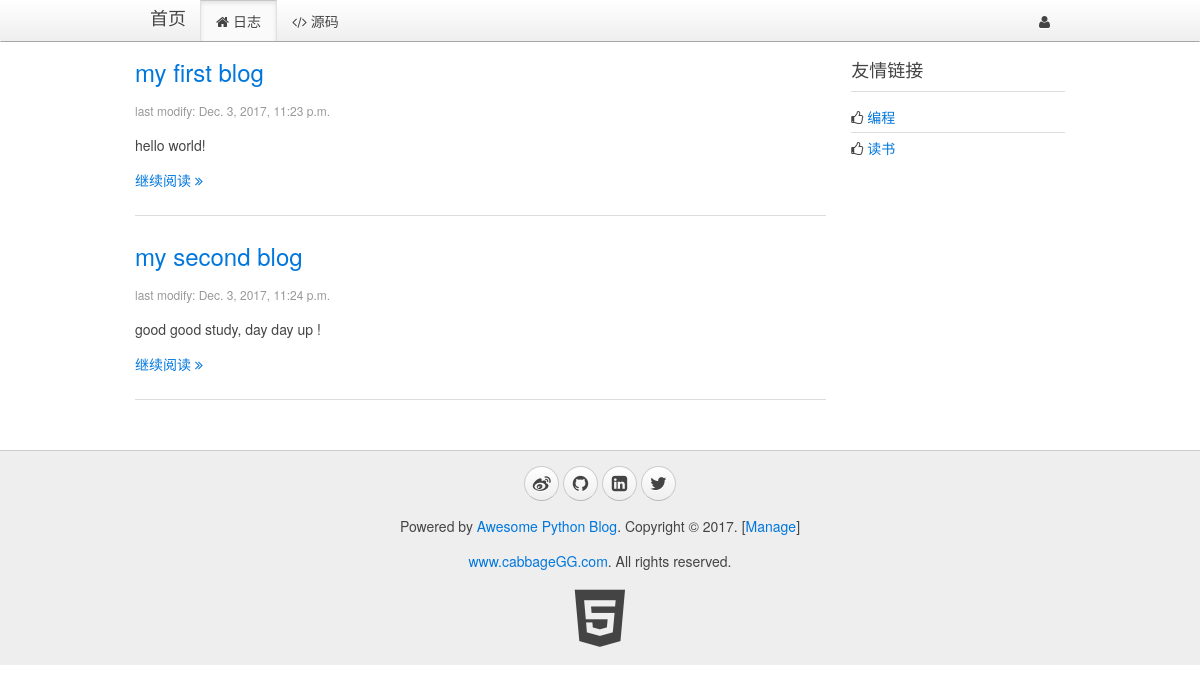
The app's page /, older data.
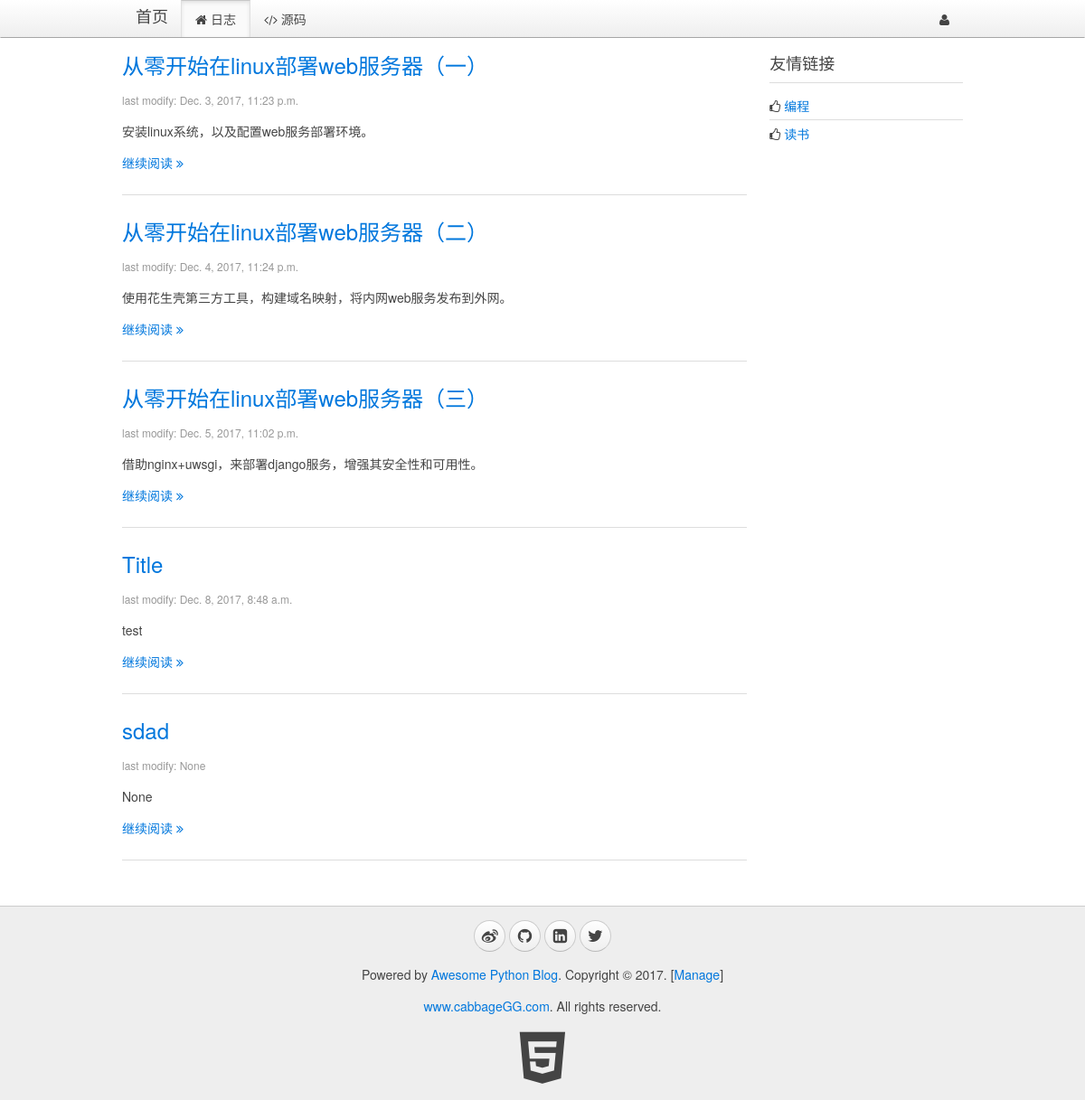
The same page, newer data.
### blog/models.py (models this page shows, shortened)
class Blog(models.Model):
    title = models.CharField(max_length=32, default="Title")
    content = models.TextField(null=True)
    summary = models.TextField(null=True)
    create_time = models.DateTimeField(null=True)

### blog/views.py (the view)
# urls.py: url(r'^$',views.blogs, name="index"),
def index(request):
    blogs = models.Blog.objects.all()
    return render(request, "blog/index.html", {"blogs": blogs})

### blog/templates/blog/index.html (shortened to what this page needs)
{% extends '__base__.html' %}
{% block content %}
    <div class="uk-width-medium-3-4">
    {% for blog in blogs %}
        <article class="uk-article">
            <h2><a href="/blog/page/{{ blog.id }}">{{ blog.title }}</a></h2>
            <p class="uk-article-meta">last modify: {{ blog.create_time }}</p>
            <p>{{ blog.summary }}</p>
            <p><a href="/blog/page/{{ blog.id }}">继续阅读 <i class="uk-icon-angle-double-right"></i></a></p>
        </article>
        <hr class="uk-article-divider">
    {% endfor %}
    </div>
    <div class="uk-width-medium-1-4">
        <div class="uk-panel uk-panel-header">
            <h3 class="uk-panel-title">友情链接</h3>
            <ul class="uk-list uk-list-line">
                <li><i class="uk-icon-thumbs-o-up"></i> <a target="_blank" href="https://github.com/cabbageGG">编程</a></li>
                <li><i class="uk-icon-thumbs-o-up"></i> <a target="_blank" href="http://blog.jobbole.com/all-posts/">读书</a></li>
            </ul>
        </div>
    </div>
{% endblock %}

### blog/templates/__base__.html (shortened to what this page needs)
<!DOCTYPE html>
<html>
{% load staticfiles %}
<head>
    <link rel="stylesheet" href="{% static 'css/uikit.min.css' %}">
    <link rel="stylesheet" href="{% static 'css/uikit.gradient.min.css' %}">
    <link rel="stylesheet" href="{% static 'css/awesome.css' %}" />
</head>
<body>
    <nav class="uk-navbar uk-navbar-attached uk-margin-bottom">
        <div class="uk-container uk-container-center">
            <a href="{% url 'blog:index' %}" class="uk-navbar-brand">首页</a>
            <ul class="uk-navbar-nav">
                <li data-url="blogs"><a href="{% url 'blog:index' %}"><i class="uk-icon-home"></i> 日志</a></li>
                <li><a target="_blank" href="https://github.com/cabbageGG/myblog"><i class="uk-icon-code"></i> 源码</a></li>
            </ul>
            <div class="uk-navbar-flip">
                <ul class="uk-navbar-nav">
                {% if user %}
                    <li class="uk-parent" data-uk-dropdown>
                        <a href="#0"><i class="uk-icon-user"></i> {{ user.name }}</a>
                    </li>
                {% else %}
                    <li><a href="/signin"><i class="uk-icon-sign-in"></i> 登陆</a></li>
                    <li><a href="/register"><i class="uk-icon-edit"></i> 注册</a></li>
                {% endif %}
                </ul>
            </div>
        </div>
    </nav>
    <div class="uk-container uk-container-center">
        <div class="uk-grid">
            {% block content %}
            {% endblock %}
        </div>
    </div>
    <div class="uk-margin-large-top" style="background-color:#eee; border-top:1px solid #ccc;">
        <div class="uk-container uk-container-center uk-text-center">
            <div class="uk-panel uk-margin-top uk-margin-bottom">
                <p>
                    <a target="_blank" href="http://weibo.com/" class="uk-icon-button uk-icon-weibo"></a>
                    <a target="_blank" href="https://github.com/cabbageGG" class="uk-icon-button uk-icon-github"></a>
                    <a target="_blank" href="http://www.linkedin.com/" class="uk-icon-button uk-icon-linkedin-square"></a>
                    <a target="_blank" href="https://twitter.com/" class="uk-icon-button uk-icon-twitter"></a>
                </p>
                <p>Powered by <a href="https://github.com/cabbageGG">Awesome Python Blog</a>. Copyright &copy; 2017. [<a href="/admin/" target="_blank">Manage</a>]</p>
                <p><a href="https://github.com/cabbageGG" target="_blank">www.cabbageGG.com</a>. All rights reserved.</p>
                <a target="_blank" href="http://www.w3.org/TR/html5/"><i class="uk-icon-html5" style="font-size:64px; color: #444;"></i></a>
            </div>
        </div>
    </div>
</body>
</html>

Row changes from the older to the newer data that the page shows:
removed Blog: title "my second blog", create_time "Dec. 3, 2017, 11:24 p.m.", summary "good good study, day day up !"
changed Blog: title "my first blog" → "从零开始在linux部署web服务器（一）"; summary "hello world!" → "安装linux系统，以及配置web服务部署环境。"
added Blog: title "从零开始在linux部署web服务器（二）", create_time "Dec. 4, 2017, 11:24 p.m.", summary "使用花生壳第三方工具，构建域名映射，将内网web服务发布到外网。"
added Blog: title "从零开始在linux部署web服务器（三）", create_time "Dec. 5, 2017, 11:02 p.m.", summary "借助nginx+uwsgi，来部署django服务，增强其安全性和可用性。"
added Blog: title "Title", create_time "Dec. 8, 2017, 8:48 a.m.", summary "test"
added Blog: title "sdad", create_time "None", summary "None"
